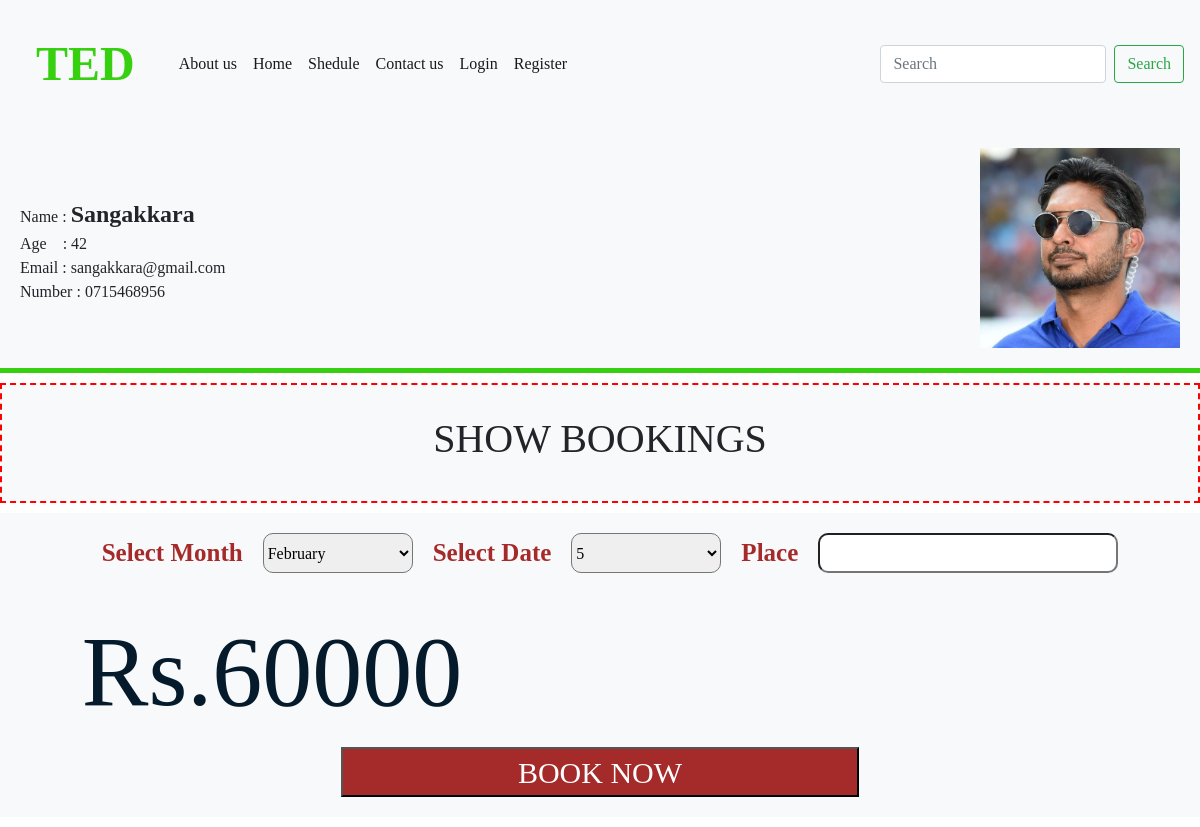
The page /booking.php?cid=8 on the database its author committed.
### tables this page shows
CREATE TABLE `celebrities` (
  `cid` int(10) NOT NULL,
  `cname` varchar(100) NOT NULL,
  `cpass` varchar(100) NOT NULL,
  `cemail` varchar(100) NOT NULL,
  `cpn` varchar(100) NOT NULL,
  `cage` varchar(100) NOT NULL,
  `cprice` varchar(10) NOT NULL,
  `aid` int(10) NOT NULL
);

### booking.php (the view, shortened to what this page needs)
<?php
if (isset($_GET['cid'])) {
	$cid = $_GET['cid'];
}
else{
	header("Location:index.php");
}
 ?>
<!DOCTYPE html>
<html>
<head>
	<link href="css/bootstrap.min.css" rel="stylesheet">
	<link rel="stylesheet" type="text/css" href="css/ted.css">
</head>
<body>
<?php include_once('nav.php'); ?>
<?php
$q = "SELECT * FROM celebrities WHERE cid = $cid ";
$result = mysqli_query($db,$q);
$cel = mysqli_fetch_row($result);
 ?>
<div align="center" class="bigbox clearfix" style="border-bottom:5px solid #36d010;">
	<div class="oneline smallbox clearfix" style="float: left; height: 200px;text-align: left;">
		<p>
			<br><br>
			Name&nbsp: <b><font size="5px"><?php echo $cel[1]; ?></font></b> <br>
			Age&nbsp&nbsp&nbsp&nbsp: <?php echo $cel[5]; ?> <br>
			Email : <?php echo $cel[3]; ?> <br>
			Number : <?php echo $cel[4]; ?>
		</p>
	</div>
	<div class="oneline smallbox clearfix" style="float: right;height:200px;width:200px"><p><img width="200px" height="200px" src="img/<?php echo $cel[0]?>.jpg"></p></div>
</div>
<div align="center" class="bigbox clearfix" id="showBooking" style="margin: 10px auto;border:2px dashed red;">
	<div class="clearfix" id="SBTEXT" style="margin: 10px auto;"><h1>SHOW BOOKINGS</h1></div>
</div>
<div align="center" class="bigbox clearfix" id="showBooking" style="margin: 10px auto;">
		<table>
			<tr>
				<td>&nbsp&nbsp&nbsp&nbsp <span style="color:brown; font-weight: bold;font-size: 25px;">Select Month</span> &nbsp&nbsp&nbsp&nbsp</td>
				<td>
					<select name="month" id="month" required="" class="mdb-select md-form colorful-select dropdown-primary" >
						<option value="0" id="s1-1">Month</option>
					</select>
				</td>
				<td>&nbsp&nbsp&nbsp&nbsp <span style="color:brown; font-weight: bold;font-size: 25px;">Select Date</span> &nbsp&nbsp&nbsp&nbsp</td>
				<td>
					<select name="date" id="date" required="" >
						<option value="0" id="s2-1">Date</option>
					</select>
				</td>
				<td>&nbsp&nbsp&nbsp&nbsp <span style="color:brown; font-weight: bold;font-size: 25px;">Place</span> &nbsp&nbsp&nbsp&nbsp</td>
				<td>
					<input type="tetx" name="place" id="place" style="width: 300px;height: 40px;border-radius: 10px" maxlength="50" required="">
				</td>
			</tr>
			<tr>
				<td colspan="6">
					<br>
					<span style="color:#051b2c; font-size:100px;" >Rs.<?php echo $cel[6]; ?></span> <center><button id="booked" type="submit" name="booked" value="Book" style="width: 50%;height: 50px;background-color: brown;font-size: 30px;"><span style="color: white;">BOOK NOW</span></button></center>
				</td>
			</tr>
		</table>
</div>
</body>
</html>

### css/ted.css (style rules this page uses)
body { margin: 0; font-family:"century gothic"; }

### booking.php (style rules this page uses)
img { border: 1px solid black; }
* { margin: 0; padding: 0; }
.bigbox { width: 1200px; margin: 0px auto; padding: 20px; background-color: #f8f9fa; }
select { width: 150px; height: 40px; font-size: 25px; border-radius: 10px; }
select option { background-color: brown; color: white; }
div.oneline { display: inline-block; }
.smallbox { background-color: #f8f9fb; width: 500px; }
.clearfix { overflow: hidden; }

### rows shown on the page
celebrities: cname "Sangakkara", cage "42", cemail "sangakkara@gmail.com", cpn "0715468956", cprice "60000"
